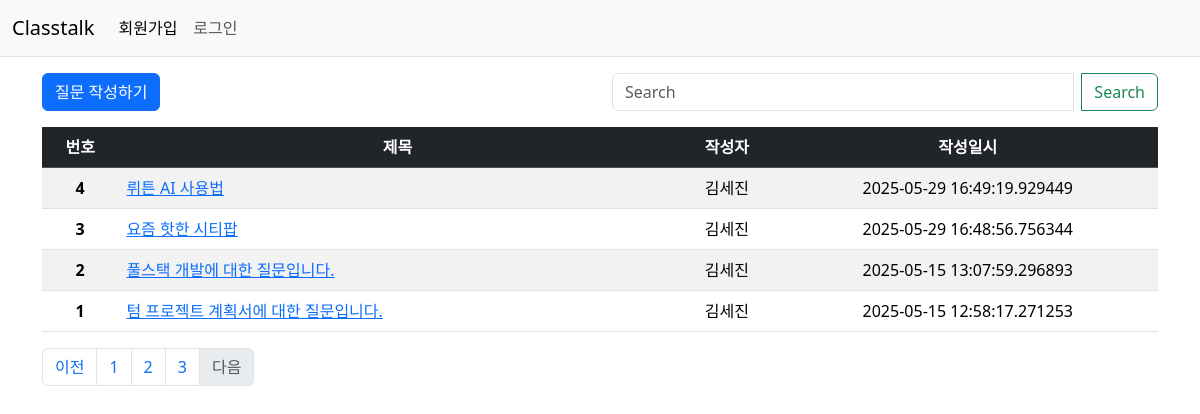
Screenshot of /question/list/?page=3 with the database file from the repository.
### classtalk/models.py (models this page shows)
class Question(db.Model):
    id = db.Column(db.Integer, primary_key=True)
    subject = db.Column(db.String(200), nullable=False)
    content = db.Column(db.Text(), nullable=False)
    create_date = db.Column(db.DateTime(), nullable=False)
    user_id = db.Column(db.Integer, db.ForeignKey('user.id', ondelete='CASCADE'), nullable=False)
    user = db.relationship('User', backref=db.backref('question_set'))
    modify_date = db.Column(db.DateTime(), nullable=True)
    is_anonymous = db.Column(db.Boolean, default=False)  # 익명 여부 추가

class User(db.Model):
    id = db.Column(db.Integer, primary_key=True)
    username = db.Column(db.String(150), unique=True, nullable=False)
    password = db.Column(db.String(200), nullable=False)
    email = db.Column(db.String(120), unique=True, nullable=False)

### classtalk/views/question_views.py (the view, shortened to what this page needs)
@bp.route('/list/')
def _list():
    page = request.args.get('page', type=int, default=1)
    kw = request.args.get('kw', type=str, default='')
    question_list = Question.query.order_by(Question.create_date.desc())
    question_list = question_list.paginate(page=page, per_page=10)
    return render_template('question/question_list.html', question_list=question_list, page=page, kw=kw)

### classtalk/views/auth_views.py (called while the page is built)
@bp.before_app_request
def load_logged_in_user():
    user_id = session.get('user_id')
    if user_id is None:
        g.user = None
    else:
        g.user = User.query.get(user_id)

### classtalk/templates/question/question_list.html (shortened to what this page needs)
<!DOCTYPE html>
<html lang="en">
<head>
    <link href="https://cdn.jsdelivr.net/npm/bootstrap@5.3.5/dist/css/bootstrap.min.css" rel="stylesheet">
</head>
<body>
{% include "navbar.html" %}
<div class="container my-3">
    <div class="row my-3">
            <div class="col-6">
                <a href="{{ url_for('question.create') }}" class="btn btn-primary">질문 작성하기</a>
            </div>
            <div class="col-6">
                <div class="input-group">
                    <input type="text" id="search_kw" class="form-control me-2" value="{{ kw or '' }}" placeholder="Search" aria-label="Search"/>
                    <button class="btn btn-outline-success" type="submit" id="btn_search">Search</button>
                </div>
            </div>
        </div>
    <table class="table table-striped">
        <thead>
        <tr class="text-center table-dark">
            <th scope="col">번호</th>
            <th scope="col" style="width:50%">제목</th>
            <th scope="col">작성자</th>
            <th scope="col">작성일시</th>
        </tr>
        </thead>
    {% if question_list %}
      <tbody>
        {% for question in question_list.items %}
        <tr class="text-center">
            <th scope="row">{{ question_list.total - ((question_list.page-1) * question_list.per_page) - loop.index0 }}</th>
            <td class="text-start">
                <a href="{{ url_for('question.detail', question_id=question.id) }}">{{ question.subject }}</a>
            </td>
            <td>
                {% if question.is_anonymous %}
                    <span class="text-muted">익명</span>
                    <td>{{question.create_date}}</td>
                {% else %}
                    {{ question.user.username }}
                    <td>{{question.create_date}}</td>
                {% endif %}
            </td>
        </tr>
        {% endfor %}
      </tbody>
    </table>
    {% else %}
        <p>질문이 없습니다.</p>
    {% endif %}
    {% include "Pagenation.html" %}
</div>
</body>
</html>

### rows the page displays
Question: total "4", subject "뤼튼 AI 사용법", user.username "김세진", create_date "2025-05-29 16:49:19.929449"
Question: total "3", subject "요즘 핫한 시티팝", user.username "김세진", create_date "2025-05-29 16:48:56.756344"
Question: id "2", subject "풀스택 개발에 대한 질문입니다.", user.username "김세진", create_date "2025-05-15 13:07:59.296893"
Question: total "1", subject "텀 프로젝트 계획서에 대한 질문입니다.", user.username "김세진", create_date "2025-05-15 12:58:17.271253"

### other values shown
{{ page_num }} "1" "2" "3"
